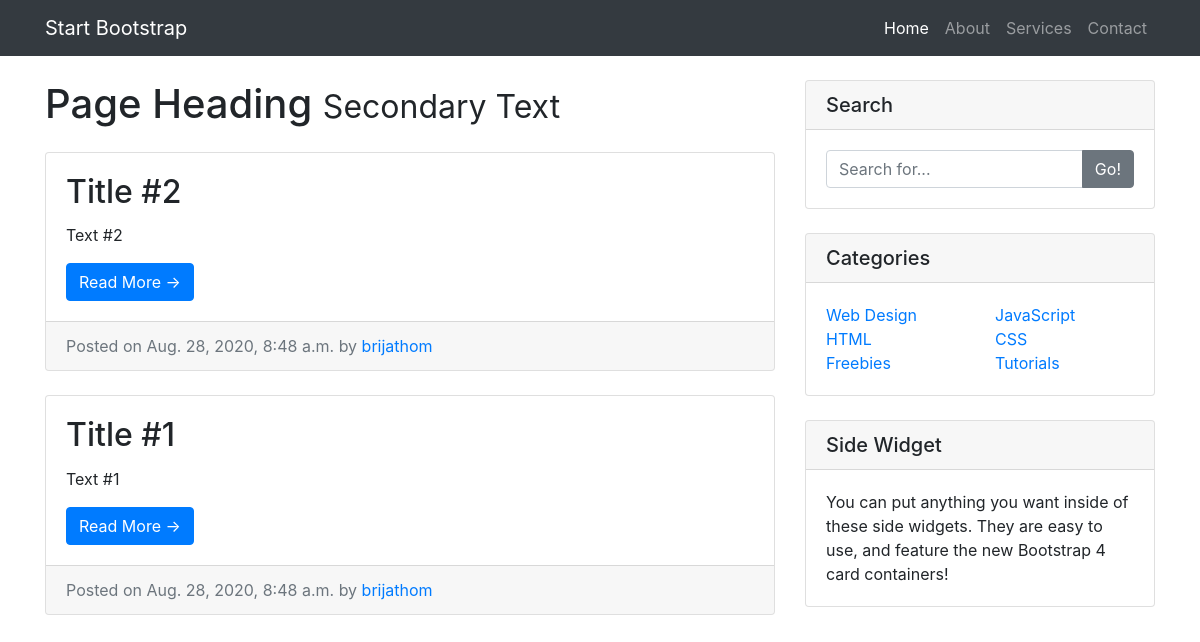
The app's page /, older data.
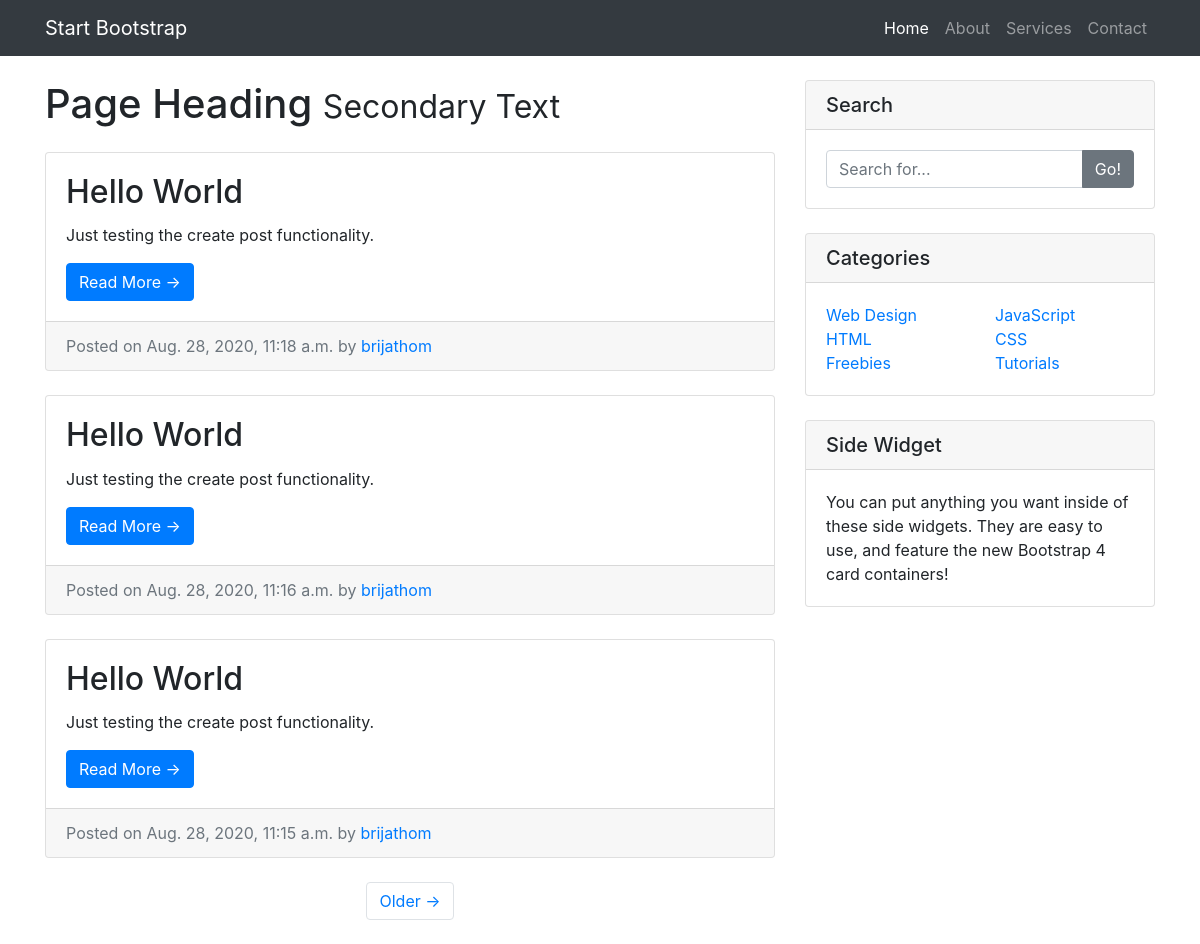
The same page, newer data.
### entries/models.py (models this page shows, shortened)
class Entry(models.Model):
    entry_title = models.CharField(max_length=50)
    entry_text = models.TextField()
    entry_date = models.DateTimeField(auto_now_add=True)
    entry_author = models.ForeignKey(User, on_delete=models.CASCADE)
    class Meta:
        verbose_name_plural = "Entries"

### entries/views.py (the view)
# urls.py: path('', HomeView.as_view(), name='blog_home'),
class HomeView(ListView):
    model = Entry
    template_name = 'entries/index.html'
    context_object_name = 'blog_entries'
    ordering = ['-entry_date']
    paginate_by = 3

### entries/templates/entries/index.html (shortened to what this page needs)
{% extends "entries/base.html" %} {% block content %}
<div class="col-md-8">
    <h1 class="my-4">
        Page Heading
        <small>Secondary Text</small>
    </h1>
    {% for entry in blog_entries %}
    <div class="card mb-4">
        <div class="card-body">
            <h2 class="card-title">{{ entry.entry_title }}</h2>
            <p class="card-text">{{ entry.entry_text|truncatechars:100 }}</p>
            <a href="{% url 'entry_detail' entry.pk %}" class="btn btn-primary">Read More &rarr;</a>
        </div>
        <div class="card-footer text-muted">
            Posted on {{ entry.entry_date }} by
            <a href="#">{{ entry.entry_author }}</a>
        </div>
    </div>
    {% endfor %} {% if is_paginated %}
    <ul class="pagination justify-content-center mb-4">
         {% if page_obj.has_next %}
        <li class="page-item">
            <a class="page-link" href="?page={{ page_obj.next_page_number }}">Older &rarr;</a>
        </li>
        {% endif %}
    </ul>
    {% endif %}
</div>
{% endblock %}

### entries/templates/entries/base.html (shortened to what this page needs)
{% load static %}
<!DOCTYPE html>
<html lang="en">
    <head>
        <link href="{%  static 'entries/vendor/bootstrap/css/bootstrap.min.css' %}" rel="stylesheet" />
        <link href="{%  static 'entries/css/blog-home.css' %}" rel="stylesheet" />
    </head>
    <body>
        <nav class="navbar navbar-expand-lg navbar-dark bg-dark fixed-top">
            <div class="container">
                <a class="navbar-brand" href="#">Start Bootstrap</a>
                <div class="collapse navbar-collapse" id="navbarResponsive">
                    <ul class="navbar-nav ml-auto">
                        <li class="nav-item active">
                            <a class="nav-link" href="#"
                                >Home
                            </a>
                        </li>
                        <li class="nav-item">
                            <a class="nav-link" href="#">About</a>
                        </li>
                        <li class="nav-item">
                            <a class="nav-link" href="#">Services</a>
                        </li>
                        <li class="nav-item">
                            <a class="nav-link" href="#">Contact</a>
                        </li>
                    </ul>
                </div>
            </div>
        </nav>
        <div class="container">
            <div class="row">
                {% block content %} {% endblock %}
                <div class="col-md-4">
                    <div class="card my-4">
                        <h5 class="card-header">Search</h5>
                        <div class="card-body">
                            <div class="input-group">
                                <input type="text" class="form-control" placeholder="Search for..." />
                                <span class="input-group-append">
                                    <button class="btn btn-secondary" type="button">Go!</button>
                                </span>
                            </div>
                        </div>
                    </div>
                    <div class="card my-4">
                        <h5 class="card-header">Categories</h5>
                        <div class="card-body">
                            <div class="row">
                                <div class="col-lg-6">
                                    <ul class="list-unstyled mb-0">
                                        <li>
                                            <a href="#">Web Design</a>
                                        </li>
                                        <li>
                                            <a href="#">HTML</a>
                                        </li>
                                        <li>
                                            <a href="#">Freebies</a>
                                        </li>
                                    </ul>
                                </div>
                                <div class="col-lg-6">
                                    <ul class="list-unstyled mb-0">
                                        <li>
                                            <a href="#">JavaScript</a>
                                        </li>
                                        <li>
                                            <a href="#">CSS</a>
                                        </li>
                                        <li>
                                            <a href="#">Tutorials</a>
                                        </li>
                                    </ul>
                                </div>
                            </div>
                        </div>
                    </div>
                    <div class="card my-4">
                        <h5 class="card-header">Side Widget</h5>
                        <div class="card-body">
                            You can put anything you want inside of these side widgets. They are easy to use, and feature the new Bootstrap 4 card containers!
                        </div>
                    </div>
                </div>
            </div>
        </div>
    </body>
</html>

### entries/static/entries/css/blog-home.css (style rules this page uses)
body { padding-top: 56px; }

Row changes from the older to the newer data that the page shows:
removed Entry: entry_title "Title #2", entry_text "Text #2", entry_date "Aug. 28, 2020, 8:48 a.m.", entry_author "brijathom"
removed Entry: entry_title "Title #1", entry_text "Text #1", entry_date "Aug. 28, 2020, 8:48 a.m.", entry_author "brijathom"
added Entry: entry_title "Hello World", entry_text "Just testing the create post functionality.", entry_date "Aug. 28, 2020, 11:18 a.m.", entry_author "brijathom"
added Entry: entry_title "Hello World", entry_text "Just testing the create post functionality.", entry_date "Aug. 28, 2020, 11:16 a.m.", entry_author "brijathom"
added Entry: entry_title "Hello World", entry_text "Just testing the create post functionality.", entry_date "Aug. 28, 2020, 11:15 a.m.", entry_author "brijathom"
Text that changed along with them:
text now shown: "Older →"
